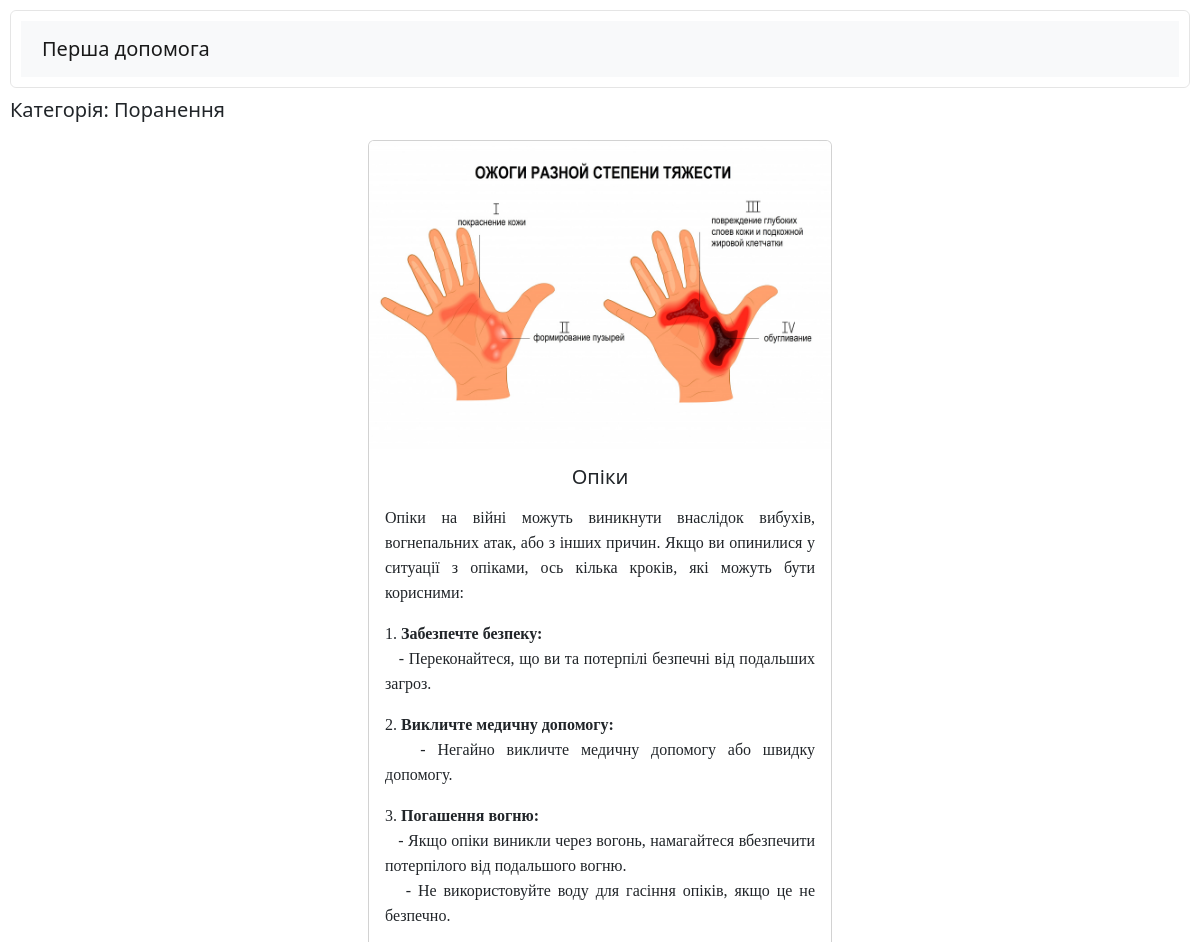
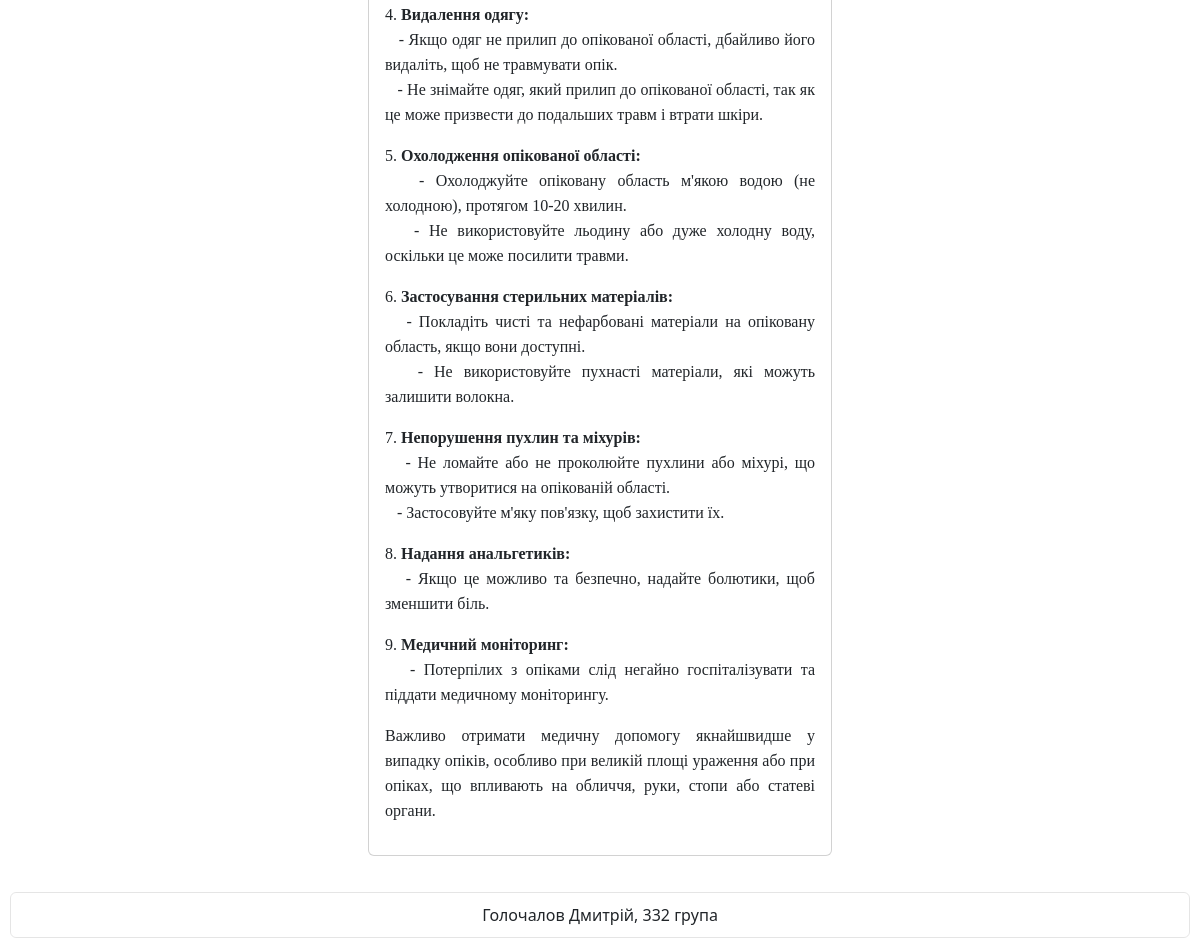
The page /injury/burn/ on the database its author committed (2 pictures, top to bottom).
### blog/models.py (models this page shows, shortened)
class Category(models.Model):
    title = models.CharField(max_length=64, db_index=True, verbose_name="Категорія", blank=True)
    slug = models.SlugField(unique=True)
    class Meta:
        verbose_name = "Категорія"
        verbose_name_plural = "Категорії"

class Cart(models.Model):
    category = models.ForeignKey(Category, related_name="cart_category", db_index=True, blank=True, on_delete=models.CASCADE)
    title = models.CharField(max_length=128, blank=True, db_index=True, verbose_name="Назва")
    desc = models.TextField(blank=True, db_index=True)
    poster = models.ImageField(upload_to="blog/poster", verbose_name="Постер")
    image = models.ImageField(upload_to="blog/image", verbose_name="Зображення")
    slug = models.SlugField(unique=True)
    type = models.CharField(max_length=20, default="null")

### blog/views.py (the view)
# urls.py: path("<slug:category_slug>/<slug:card_slug>/", views.card_detail, name="cards_detail")
def card_detail(request, category_slug, card_slug):
    category = Category.objects.get(slug=category_slug)
    card = Cart.objects.get(category=category, slug=card_slug)
    context = {
        "category": category,
        "card": card,
    }
    return render(request, "blog/card_detail.html", context)

### templates/blog/card_detail.html (shortened to what this page needs)
{% extends 'base.html' %}
{% block cards_detail %}
<h5>Категорія: {{ category.title }}</h5>
<section class="descrEl-wrapper">
    <div class="card mb-3 descrEl">
        <img src="{{ card.image.url }}" class="card-img-top" alt="{{ card.title }}">
        <div class="card-body">
          <h5 class="card-title">{{ card.title }}</h5>
          <p class="card-text">{{ card.desc|safe }}</p>
        </div>
      </div>
</section>
{% endblock %}

### static/css/style.css (style rules this page uses)
html { height: 100%; }
body { display: flex; flex-direction: column; justify-content: space-between; min-height: 100%; margin: 0; padding: 10px; }
.descrEl-wrapper { text-align: center; padding: 10px; }
.descrEl { width: 40%; margin: 0 auto; }
.card { transition: all 0.25s ease; }

### rows shown on the page
Category: title "Поранення"
Cart: image (picture), title "Опіки", desc "Опіки на війні можуть виникнути внаслідок вибухів, вогнепальних атак, або з інших причин. Якщо ви опинилися у ситуації з опіками, ось кілька кроків, які можуть бути корисними: 1. Забезпечте безпеку: - Переконайтеся, що ви та потерпілі безпечні від подальших загроз. 2. Викличте медичну допомогу: - Негайно викличте медичну допомогу або швидку допомогу. 3. Погашення вогню: - Якщо опіки виникли через вогонь, намагайтеся вбезпечити потерпілого від подальшого вогню. - Не використовуйте воду для гасіння опіків, якщо це не безпечно. 4. Видалення одягу: - Якщо одяг не прилип до опікованої області, дбайливо його видаліть, щоб не травмувати опік. - Не знімайте одяг, який прилип до опікованої області,…"
